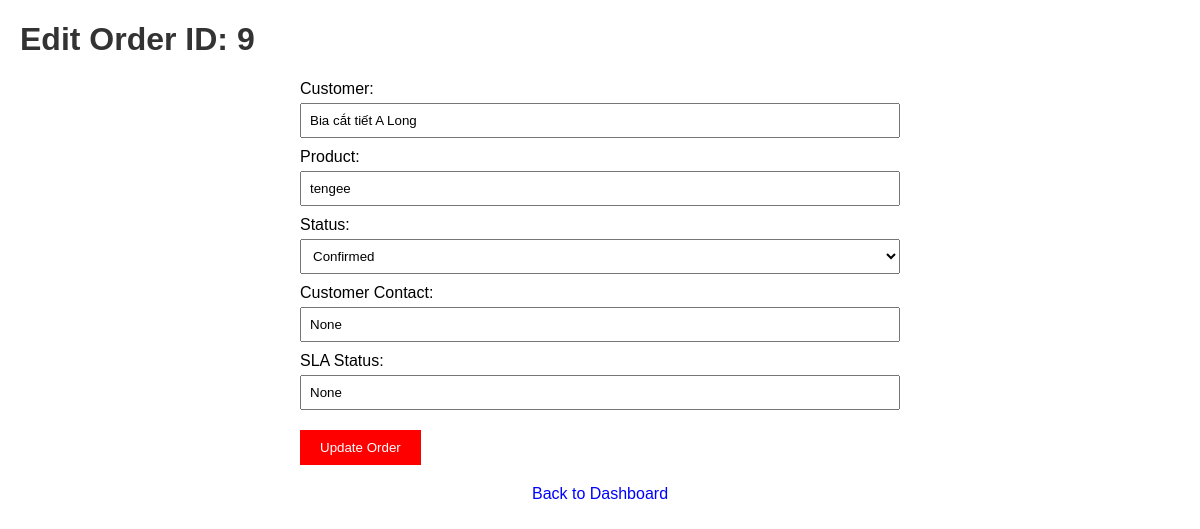
/edit/9 (signed in), run on the app's committed database.
### tables this page shows
CREATE TABLE orders (
    id INTEGER PRIMARY KEY AUTOINCREMENT,
    customer TEXT NOT NULL,
    product TEXT NOT NULL,
    status TEXT NOT NULL
, branch_code INTEGER, created_by TEXT, created_at DATETIME, updated_at DATETIME, deadline DATETIME, delivery_time DATETIME, sla_status TEXT, customer_contact TEXT);

### app.py (the view, shortened to what this page needs)
@app.route('/edit/<int:order_id>', methods=['GET', 'POST'])
def edit_order(order_id):
    if 'username' not in session:
        return redirect(url_for('login'))
    conn = get_db_connection()
    order = conn.execute('SELECT * FROM orders WHERE id = ?', (order_id,)).fetchone()
    if not order:
        conn.close()
        return "Order not found", 404
    conn.close()
    return render_template('edit_order.html', order=order)

### app.py (called while the page is built)
def get_db_connection():
    db_path = os.path.join(os.path.dirname(__file__), 'database', 'orders.db')
    conn = sqlite3.connect(db_path)
    conn.row_factory = sqlite3.Row
    return conn

### templates/edit_order.html (shortened to what this page needs)
<!DOCTYPE html>
<html lang="en">
<head>
    <link rel="stylesheet" href="/static/css/style.css">
</head>
<body>
    <h1>Edit Order ID: {{ order['id'] }}</h1>
    <form method="POST" action="/edit/{{ order['id'] }}">
        <label for="customer">Customer:</label>
        <input type="text" id="customer" name="customer" value="{{ order['customer'] }}" required>
        <label for="product">Product:</label>
        <input type="text" id="product" name="product" value="{{ order['product'] }}" required>
        <label for="status">Status:</label>
        <select class="form-select" id="status" name="status" required {% if session['role'] == 'Branch User' %}disabled{% endif %}>
            <option value="confirmed" {% if order['status'] == 'confirmed' %}selected{% endif %}>Confirmed</option>
        </select>
        <label for="customer_contact">Customer Contact:</label>
        <input type="text" id="customer_contact" name="customer_contact" value="{{ order['customer_contact'] }}" required placeholder="e.g., 0987654321">
        <label for="sla_status">SLA Status:</label>
        <input type="text" id="sla_status" name="sla_status" value="{{ order['sla_status'] }}" placeholder="e.g., On Time" required>
        <button type="submit">Update Order</button>
    </form>
    <a href="/dashboard">Back to Dashboard</a>
</body>
</html>

### static/css/style.css (style rules this page uses)
body { font-family: Arial, sans-serif; margin: 20px; }
h1, h2, h3 { color: #333; }
a { text-decoration: none; color: blue; }
button { background-color: red; color: white; border: none; padding: 5px 10px; cursor: pointer; }

### templates/edit_order.html (style rules this page uses)
body { font-family: Arial, sans-serif; margin: 20px; }
form { max-width: 600px; margin: auto; }
label { display: block; margin-top: 10px; }
input[type="text"], input[type="datetime-local"], select { width: 100%; padding: 8px; margin-top: 5px; box-sizing: border-box; }
button { margin-top: 20px; padding: 10px 20px; cursor: pointer; }
a { display: block; margin-top: 20px; text-align: center; }

### data on the page
orders: id "9", customer "Bia cắt tiết A Long", product "tengee", status "Confirmed"
